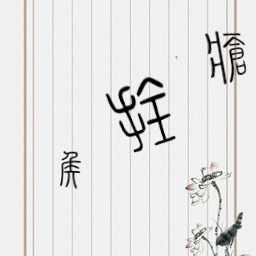
#> input picture image_test/0.png, 256 x 256 px; its folder holds only this picture in this run
$ python -i denoise_impl.py   (imports and definitions only)   (older library calls are emulated)
#> lines starting #> are read from the running program, lines starting #| are printed output that depends on the picture; after the words box and inside, x2 and y2 are one past the last pixel; in counts of white or black regions, pixels touching at a corner belong together
### src/zhimo/vision/preprocess_impl.py
"""图像预处理工具：反色检测与校正。

只依赖 numpy 和 PIL，不引入 torch/timm，方便前端服务与测试
在不加载深度学习模型的前提下独立使用。
"""
import numpy as np
from PIL import Image


def detect_and_fix_inversion(
    image: Image.Image,
    threshold: int = 128,
    min_bright_ratio: float = 0.02,
) -> tuple[Image.Image, dict]:
    """
    检测黑底白字的反色书法（如拓印），若是则反转为正常白底黑字。

    判断依据（拓印黑底白字 vs 正常白底黑字 / 深色宣纸）：
      1. 灰度中位数 < threshold：背景整体偏暗
         （正常白底黑字中位数应接近 255，黑底白字则接近 0）
      2. 亮像素（>200）占比 >= min_bright_ratio：确实存在"白色字迹"，
         用于防止把深色宣纸/暗背景的正常书法误判为反色并反转。

    Args:
        image: PIL.Image 输入图
        threshold: 背景明暗分界阈值（默认 128）
        min_bright_ratio: 亮像素最小占比，用于确认存在白色前景

    Returns:
        (fixed_image, info)
        fixed_image: 已修正为白底黑字的 RGB 图（非反色时原样返回）
        info: {"was_inverted": bool, "median": float, "bright_ratio": float}
    """
    rgb = image.convert("RGB")
    gray = np.array(rgb.convert("L"))
    median_val = float(np.median(gray))
    bright_ratio = float(np.mean(gray > 200))

    if median_val < threshold and bright_ratio >= min_bright_ratio:
        # 黑底白字：整图反色 → 白底黑字
        fixed = Image.fromarray((255 - np.array(rgb)).astype(np.uint8))
        return fixed, {
            "was_inverted": True,
            "median": round(median_val, 1),
            "bright_ratio": round(bright_ratio, 4),
        }

    return rgb, {
        "was_inverted": False,
        "median": round(median_val, 1),
        "bright_ratio": round(bright_ratio, 4),
    }

### src/zhimo/vision/denoise_impl.py
from __future__ import annotations
from typing import Any

import cv2
import numpy as np
from PIL import Image, ImageOps

from .preprocess_impl import detect_and_fix_inversion

def _paper_field(gray: np.ndarray) -> np.ndarray:
    h, w = gray.shape
    scale = min(1.0, 768 / max(h, w))
    preview = cv2.resize(gray, (max(1, round(w * scale)), max(1, round(h * scale))),
                         interpolation=cv2.INTER_AREA) if scale < 1 else gray
    ph, pw = preview.shape
    rows, cols = min(12, max(1, ph // 32)), min(12, max(1, pw // 32))
    ys = np.linspace(0, ph, rows + 1, dtype=int)
    xs = np.linspace(0, pw, cols + 1, dtype=int)
    tiles = np.empty((rows, cols), np.float32)
    for row in range(rows):
        for col in range(cols):
            tiles[row, col] = np.percentile(preview[ys[row]:ys[row + 1], xs[col]:xs[col + 1]], 85)
    smooth = cv2.GaussianBlur(tiles, (3, 3), 0.6, borderType=cv2.BORDER_REPLICATE)
    return cv2.resize(smooth, (w, h), interpolation=cv2.INTER_LINEAR)


def _diagnose(rgb: np.ndarray) -> tuple[dict[str, float], np.ndarray, np.ndarray, np.ndarray]:
    gray = cv2.cvtColor(rgb, cv2.COLOR_RGB2GRAY)
    median = cv2.medianBlur(gray, 3)
    # A line, even one pixel wide, has a similar neighbour. Only isolated
    # outliers qualify; ambiguous dots and connected speckles are left alone.
    neighbours = np.ones((3, 3), np.uint8)
    neighbours[1, 1] = 0
    low = cv2.erode(gray, neighbours).astype(np.int16)
    high = cv2.dilate(gray, neighbours).astype(np.int16)
    signed = gray.astype(np.int16)
    impulse = ((low - signed) > 45) | ((signed - high) > 45)
    stable = gray.copy()
    stable[impulse] = median[impulse]
    field = _paper_field(stable)
    # MAD of a 2x2 high-pass response (L2 norm 2), in locally flat regions,
    # excluding isolated outliers. Estimate noise at the original pixel scale.
    local_range = cv2.morphologyEx(median, cv2.MORPH_GRADIENT, np.ones((3, 3), np.uint8))
    flat = local_range <= max(8.0, float(np.percentile(local_range, 60)))
    flat &= cv2.dilate(impulse.astype(np.uint8), np.ones((3, 3), np.uint8)) == 0
    response = cv2.filter2D(gray, cv2.CV_32F, np.array([[1, -1], [-1, 1]], np.float32))
    sigma = float(np.median(np.abs(response[flat])) / 1.34898) if np.count_nonzero(flat) >= 32 else 0.0
    darkness = field - stable.astype(np.float32)
    ink = (darkness > max(12.0, 4 * sigma)) & ~impulse
    contrast = float(np.median(darkness[ink])) if np.any(ink) else 0.0
    metrics = {
        "noise_sigma": round(sigma, 3),
        "impulse_ratio": round(float(np.mean(impulse)), 6),
        "background_variation": round(float(np.percentile(field, 90) - np.percentile(field, 10)), 3),
        "ink_contrast": round(contrast, 3),
        "ink_fraction": round(float(np.mean(ink)), 6),
        "laplacian_variance": round(float(cv2.Laplacian(gray, cv2.CV_32F).var()), 3),
    }
    return metrics, impulse, ink, field


def _blend(original: np.ndarray, candidate: np.ndarray, amount: np.ndarray | float) -> np.ndarray:
    # Avoid several full RGB float buffers on large scans.
    output = np.empty_like(original)
    for channel in range(3):
        source = original[..., channel].astype(np.float32)
        value = source + amount * (candidate[..., channel].astype(np.float32) - source)
        output[..., channel] = np.clip(np.rint(value), 0, 255).astype(np.uint8)
    return output


def _basic(rgb: np.ndarray) -> np.ndarray:
    bgr = cv2.cvtColor(rgb, cv2.COLOR_RGB2BGR)
    median = cv2.medianBlur(bgr, 3)
    bilateral = cv2.bilateralFilter(median, d=5, sigmaColor=35, sigmaSpace=35)
    lab = cv2.cvtColor(bilateral, cv2.COLOR_BGR2LAB)
    lab[..., 0] = cv2.createCLAHE(clipLimit=1.5, tileGridSize=(8, 8)).apply(lab[..., 0])
    return cv2.cvtColor(lab, cv2.COLOR_LAB2RGB)


def denoise_image(image: Image.Image, *, mode: str = "adaptive") -> tuple[Image.Image, dict[str, Any]]:
    if mode not in {"adaptive", "basic"}:
        raise ValueError("denoise mode must be 'adaptive' or 'basic'")
    oriented = ImageOps.exif_transpose(image).convert("RGB")
    rgb = np.asarray(oriented)
    normalized, inversion = detect_and_fix_inversion(oriented)
    source = np.asarray(normalized)
    before, impulse, ink, field = _diagnose(source)
    info: dict[str, Any] = {
        "enabled": True, "mode": mode, "applied": False, "method": "identity",
        "reason": "no_actionable_degradation", "steps": [], "parameters": {},
        "quality_before": before, "quality_after": before.copy(),
        "stroke_change": 0.0, "stroke_retention": 1.0 if np.any(ink) else None,
        "polarity_normalized": inversion["was_inverted"],
    }
    if mode == "basic":
        output = _basic(rgb)
        measured = 255 - output if inversion["was_inverted"] else output
        info.update(applied=bool(np.any(output != rgb)), method="median3 + bilateral + CLAHE",
                    reason="basic_requested", steps=["median3", "bilateral", "CLAHE"],
                    parameters={"median_kernel": 3, "bilateral_d": 5, "sigma_color": 35,
                                "sigma_space": 35, "clahe_clip": 1.5, "clahe_grid": [8, 8]})
    elif min(source.shape[:2]) < 16:
        info["reason"] = "image_too_small"
        return Image.fromarray(rgb.copy()), info
    else:
        measured = source.copy()
        steps, parameters = info["steps"], info["parameters"]
        if before["impulse_ratio"] >= 0.0005 and np.count_nonzero(impulse) >= 8:
            replacement = cv2.medianBlur(measured, 3)
            measured[impulse] = replacement[impulse]
            steps.append("selective_median")
            parameters["impulse_kernel"] = 3

        # Feathered protection includes the ink and its immediately adjacent edge.
        protection = cv2.GaussianBlur(cv2.dilate(ink.astype(np.float32), np.ones((3, 3), np.uint8)),
                                      (5, 5), 0.8)
        protection[ink] = 1.0
        sigma = before["noise_sigma"]
        if sigma >= 3.0:
            diameter = 5 if min(source.shape[:2]) < 1000 else 7
            sigma_color = float(np.clip(3 * sigma, 12, 45))
            filtered = cv2.bilateralFilter(measured, diameter, sigma_color, diameter / 2)
            measured = _blend(measured, filtered, 1 - 0.9 * protection)
            steps.append("protected_bilateral")
            parameters.update(bilateral_d=diameter, sigma_color=round(sigma_color, 3),
                              sigma_space=diameter / 2, ink_protection=0.9)

        if before["background_variation"] > 18 and 0.002 < before["ink_fraction"] < 0.4:
            target = float(np.percentile(field, 85))
            gain = np.clip(target / np.maximum(field, 32), 1, 1.25)
            # Use one smooth gain across both sides of an ink edge. Blending
            # illumination correction with an ink mask would create dark halos.
            # Dark ink changes less in absolute value under multiplicative gain.
            for channel in range(3):
                measured[..., channel] = np.clip(np.rint(measured[..., channel] * gain), 0, 255).astype(np.uint8)
            steps.append("background_normalization")
            parameters["max_background_gain"] = 1.25

        if 15 < before["ink_contrast"] < 75 and 0.002 < before["ink_fraction"] < 0.4:
            lab = cv2.cvtColor(measured, cv2.COLOR_RGB2LAB)
            # A bounded luminance stretch darkens faint ink without globally
            # equalizing (and amplifying) the paper texture. Leave a/b intact.
            gray = cv2.cvtColor(measured, cv2.COLOR_RGB2GRAY)
            delta = np.clip((field - gray) * 0.15, 0, 8) * protection
            lab[..., 0] = np.clip(np.rint(lab[..., 0] - delta), 0, 255).astype(np.uint8)
            measured = cv2.cvtColor(lab, cv2.COLOR_LAB2RGB)
            steps.append("mild_contrast")
            parameters.update(contrast_strength=0.15, max_lightness_change=8)

        if not steps:
            return Image.fromarray(rgb.copy()), info
        info.update(reason="degradation_detected", method=" + ".join(steps))

    after, _, _, after_field = _diagnose(measured)
    if np.any(ink):
        before_gray = cv2.cvtColor(source, cv2.COLOR_RGB2GRAY).astype(np.float32)
        after_gray = cv2.cvtColor(measured, cv2.COLOR_RGB2GRAY).astype(np.float32)
        change = float(np.mean(np.abs(after_gray[ink] - before_gray[ink])) / 255)
        # Re-use original ink locations; re-thresholding alone could hide loss.
        retention = float(np.mean((after_field - after_gray)[ink] >= 0.7 * (field - before_gray)[ink]))
        info.update(stroke_change=round(change, 6), stroke_retention=round(retention, 6))
        if mode == "adaptive" and (change > 0.06 or retention < 0.97):
            info["rejected_candidate"] = {
                "steps": info["steps"].copy(), "quality": after,
                "stroke_change": round(change, 6), "stroke_retention": round(retention, 6),
            }
            info.update(reason="stroke_guard_reverted", method="identity", steps=[],
                        stroke_change=0.0, stroke_retention=1.0)
            return Image.fromarray(rgb.copy()), info
    info["quality_after"] = after
    if mode == "adaptive":
        output = 255 - measured if inversion["was_inverted"] else measured
        info["applied"] = bool(np.any(output != rgb))
    return Image.fromarray(output), info

>>> from PIL import Image
>>> picture = Image.open('../../../image_test/0.png')
#> picture is the input picture: PIL image 256x256 RGB; mean R, G, B 229, 228.1, 227.1
>>> result = denoise_image(picture)
#> in detect_and_fix_inversion, `median_val = float(np.median(gray))`: median_val = 240
#> in detect_and_fix_inversion, `bright_ratio = float(np.mean(gray > 200))`: bright_ratio = 0.917
#> in denoise_image, `normalized, inversion = detect_and_fix_inversion(oriented)`: inversion = {'was_inverted': False, 'median': 240, 'bright_ratio': 0.916}
#> in _diagnose, `low = cv2.erode(gray, neighbours).astype(np.int16)`:
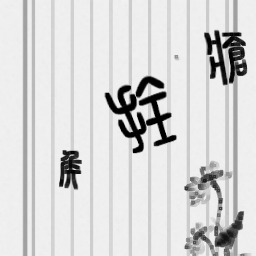
#> low: shape (256, 256) int16; min 0, max 242, mean 214.9
#> in _diagnose, `impulse = ((low - signed) > 45) | ((signed - high) > 45)`:
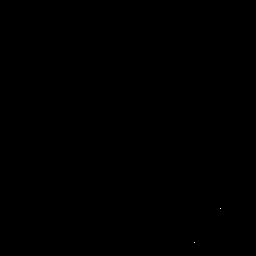
#> impulse: shape (256, 256) bool; 0% white in thin lines or dots, all inside (x1, y1, x2, y2) = (194, 208, 221, 243)
#> in _diagnose, `stable[impulse] = median[impulse]`: stable: shape (256, 256); min 0, max 255, mean 228.3
#> in _diagnose, `flat = local_range <= max(8.0, float(np.percentile(local_range, 60)))`: flat: shape (256, 256) bool; 71.7% white; 36 black regions (19 under 20 px), largest, box (x1, y1, x2, y2) and area: (184, 0, 252, 256) 7565, (104, 0, 177, 256) 5340, (59, 0, 82, 256) 1594
#> in _diagnose, `response = cv2.filter2D(gray, cv2.CV_32F, np.array([[1, -1], [-1, 1]],..`:
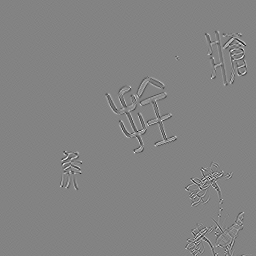
#> response: shape (256, 256) float32; min -187, max 177, mean 0; drawn with min black and max white
#> in _diagnose, `sigma = float(np.median(np.abs(response[flat])) / 1.34898) if np.count..`: sigma = 0.741
#> in _diagnose, `ink = (darkness > max(12.0, 4 * sigma)) & ~impulse`:
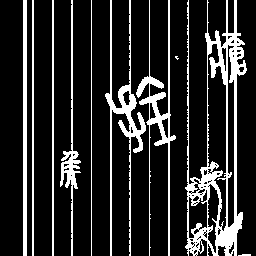
#> ink: shape (256, 256) bool; 16.7% white; 10 white regions (1 under 20 px), largest, box (x1, y1, x2, y2) and area: (185, 0, 247, 256) 4447, (105, 0, 146, 256) 1724, (136, 0, 176, 256) 1516
#> in _diagnose, `contrast = float(np.median(darkness[ink])) if np.any(ink) else 0.0`: contrast = 41.72
#> in _diagnose, `metrics = { "noise_sigma": round(sigma, 3), "impulse_ratio": round(flo..`: metrics = {'noise_sigma': 0.741, 'impulse_ratio': 3.1e-05, 'background_variation': 0.2, 'ink_contrast': 41.72, 'ink_fraction': 0.167, 'laplacian_variance': 1572.8}
#> in denoise_image, `before, impulse, ink, field = _diagnose(source)`: before has the same summary as metrics in _diagnose
#> in denoise_image, `steps, parameters = info["steps"], info["parameters"]`: steps = []
#> in denoise_image, `protection = cv2.GaussianBlur(cv2.dilate(ink.astype(np.float32), np.on..`:
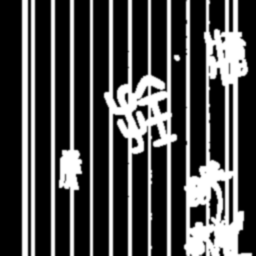
#> protection: shape (256, 256) float32; min 0, max 1, mean 0.298
#> in denoise_image, `protection[ink] = 1.0`: protection: shape (256, 256) float32; 10.49% of pixels changed, all inside (x1, y1, x2, y2) = (23, 0, 251, 256)
#> in denoise_image, `sigma = before["noise_sigma"]`: sigma = 0.741
#> in denoise_image, `lab = cv2.cvtColor(measured, cv2.COLOR_RGB2LAB)`: lab: shape (256, 256, 3); mean of channels 0, 1, 2 230.7, 128.2, 128.6
#> in denoise_image, `lab[..., 0] = np.clip(np.rint(lab[..., 0] - delta), 0, 255).astype(np...`: lab: shape (256, 256, 3); mean of channels 0, 1, 2 229.7, 128.2, 128.6
#> in _diagnose (call 2), `stable[impulse] = median[impulse]`: stable: shape (256, 256); min 0, max 255, mean 227.4
#> in _diagnose (call 2), `flat = local_range <= max(8.0, float(np.percentile(local_range, 60)))`:
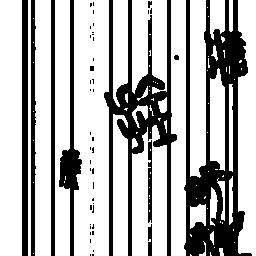
#> flat: shape (256, 256) bool; 70.7% white; 48 black regions (37 under 20 px), largest, box (x1, y1, x2, y2) and area: (184, 0, 252, 256) 7739, (104, 0, 177, 256) 5587, (59, 0, 82, 256) 1598
#> in _diagnose (call 2), `sigma = float(np.median(np.abs(response[flat])) / 1.34898) if np.count..`: sigma = 1.48
#> in _diagnose (call 2), `ink = (darkness > max(12.0, 4 * sigma)) & ~impulse`:
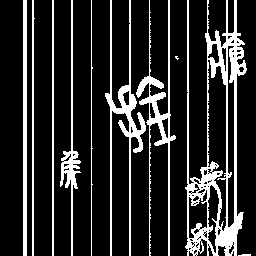
#> ink: shape (256, 256) bool; 17.2% white; 10 white regions (1 under 20 px), largest, box (x1, y1, x2, y2) and area: (185, 0, 247, 256) 4647, (105, 0, 146, 256) 1788, (136, 0, 176, 256) 1596
#> in _diagnose (call 2), `contrast = float(np.median(darkness[ink])) if np.any(ink) else 0.0`: contrast = 46.29
#> in _diagnose (call 2), `metrics = { "noise_sigma": round(sigma, 3), "impulse_ratio": round(flo..`: metrics = {'noise_sigma': 1.48, 'impulse_ratio': 4.6e-05, 'background_variation': 0.754, 'ink_contrast': 46.29, 'ink_fraction': 0.172, 'laplacian_variance': 1729.3}
#> in denoise_image, `after, _, _, after_field = _diagnose(measured)`: after has the same summary as metrics in _diagnose
#> in denoise_image, `change = float(np.mean(np.abs(after_gray[ink] - before_gray[ink])) / 2..`: change = 0.0224
#> in denoise_image, `retention = float(np.mean((after_field - after_gray)[ink] >= 0.7 * (fi..`: retention = 1

$ run again, on image_test/test.png
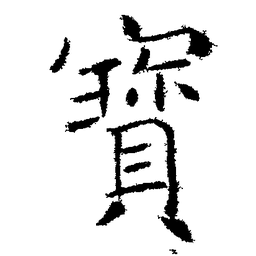
#> input picture image_test/test.png, 256 x 256 px
#> picture is the input picture: PIL image 256x256 RGB; min 0, max 255, mean 228.3
#> median_val = 255
#> bright_ratio = 0.885
#> inversion = {'was_inverted': False, 'median': 255, 'bright_ratio': 0.885}
#> impulse: shape (256, 256) bool; 0.02% white in thin lines or dots, all inside (x1, y1, x2, y2) = (66, 27, 210, 241)
#> stable: shape (256, 256); min 0, max 255, mean 228.3
#> in _diagnose, `response = cv2.filter2D(gray, cv2.CV_32F, np.array([[1, -1], [-1, 1]],..`:
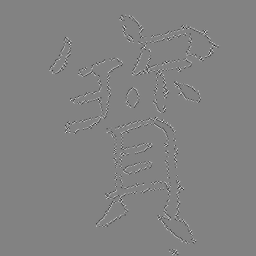
#> response: shape (256, 256) float32; min -348, max 331, mean 0; drawn with min black and max white
#> in _diagnose, `sigma = float(np.median(np.abs(response[flat])) / 1.34898) if np.count..`: sigma = 0
#> ink: shape (256, 256) bool; 12.4% white; 10 white regions, largest, box (x1, y1, x2, y2) and area: (96, 117, 196, 244) 3357, (119, 14, 218, 61) 1351, (132, 45, 191, 112) 1032
#> contrast = 254
#> metrics = {'noise_sigma': 0, 'impulse_ratio': 0.000198, 'background_variation': 0, 'ink_contrast': 254, 'ink_fraction': 0.124, 'laplacian_variance': 3533.4}
#> before has the same summary as metrics in _diagnose
#> steps = []
#> in denoise_image, `protection = cv2.GaussianBlur(cv2.dilate(ink.astype(np.float32), np.on..`:
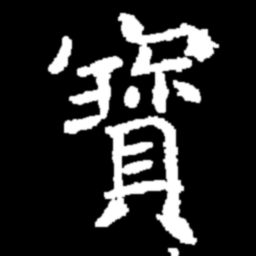
#> protection: shape (256, 256) float32; min 0, max 1, mean 0.166
#> in denoise_image, `sigma = before["noise_sigma"]`: sigma = 0
